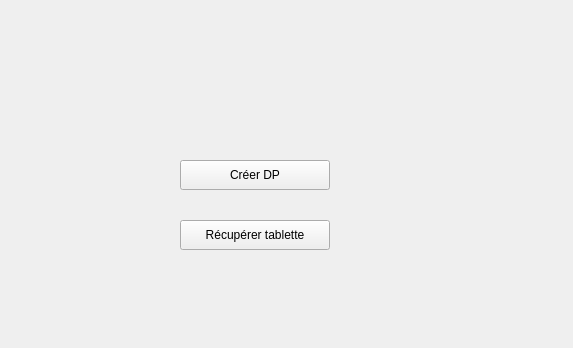
<?xml version="1.0" encoding="UTF-8"?>
<ui version="4.0">
 <class>Frame</class>
 <widget class="QFrame" name="Frame">
  <property name="geometry">
   <rect>
    <x>0</x>
    <y>0</y>
    <width>573</width>
    <height>348</height>
   </rect>
  </property>
  <property name="windowTitle">
   <string>Frame</string>
  </property>
  <widget class="QPushButton" name="pushButton_creerDP">
   <property name="geometry">
    <rect>
     <x>180</x>
     <y>160</y>
     <width>150</width>
     <height>30</height>
    </rect>
   </property>
   <property name="text">
    <string>Créer DP</string>
   </property>
  </widget>
  <widget class="QPushButton" name="pushButton_recuperer">
   <property name="geometry">
    <rect>
     <x>180</x>
     <y>220</y>
     <width>150</width>
     <height>30</height>
    </rect>
   </property>
   <property name="text">
    <string>Récupérer tablette</string>
   </property>
  </widget>
 </widget>
 <resources/>
 <connections/>
</ui>
